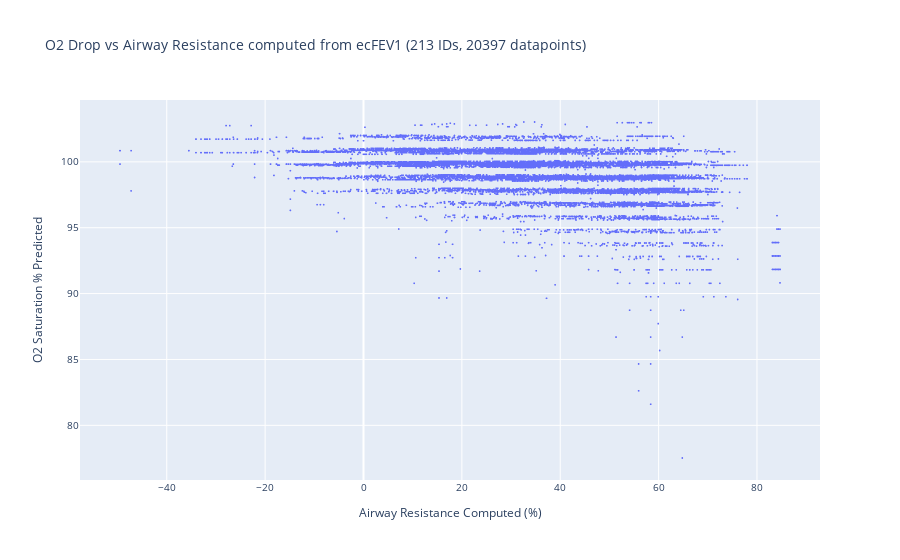

Notebook cell for this chart:
### Code cell
# Plot Airway resistance vs O2 drop
title = f"O2 Drop vs Airway Resistance computed from ecFEV1 ({df.ID.nunique()} IDs, {len(df)} datapoints)"

# histogram up df["Airway Resistance Computed (%)"] by bins of 1%
# df["Airway Resistance Computed (%)"].hist(bins=100)

fig = px.scatter(
    df,
    x="Airway Resistance Computed (%)",
    # x="Airway Resistance Computed Bins Mean (%)",
    # y="Drop from Healthy O2 Saturation (%)",
    y="O2 Saturation % Predicted",
    title=title,
    hover_data=["ID", "ecFEV1"],
)
# Reduce marker size
fig.update_traces(marker=dict(size=2))
fig.update_layout(font=dict(size=10))
fig.show()
fig.write_image(f"{plotsdir}{title}.pdf")
# 100% is about 98 for females and 97.4 for males
# Hence, threshold at 95% => 3-3.5% drop in O2 Saturation => 96.5-97% O2 Saturation

### Figure 1 — Plotly figure (JSON) as saved in the notebook; plotly's stock layout.template omitted (floating-point values rounded to 4 significant figures; data arrays with more than 128 entries replaced by an {"elided": "..."} marker saying what was removed)
{"data": [{"customdata": {"elided": "20397x2 mixed values"}, "hovertemplate": "Airway Resistance Computed (%)=%{x}<br>O2 Saturation % Predicted=%{y}<br>ID=%{customdata[0]}<br>ecFEV1=%{customdata[1]}<extra></extra>", "legendgroup": "", "marker": {"color": "#636efa", "size": 2, "symbol": "circle"}, "mode": "markers", "name": "", "showlegend": false, "type": "scattergl", "x": {"elided": "20397 float values"}, "xaxis": "x", "y": {"elided": "20397 float values"}, "yaxis": "y"}], "layout": {"font": {"size": 10}, "legend": {"tracegroupgap": 0}, "title": {"text": "O2 Drop vs Airway Resistance computed from ecFEV1 (213 IDs, 20397 datapoints)"}, "xaxis": {"anchor": "y", "domain": [0, 1], "title": {"text": "Airway Resistance Computed (%)"}}, "yaxis": {"anchor": "x", "domain": [0, 1], "title": {"text": "O2 Saturation % Predicted"}}}}
